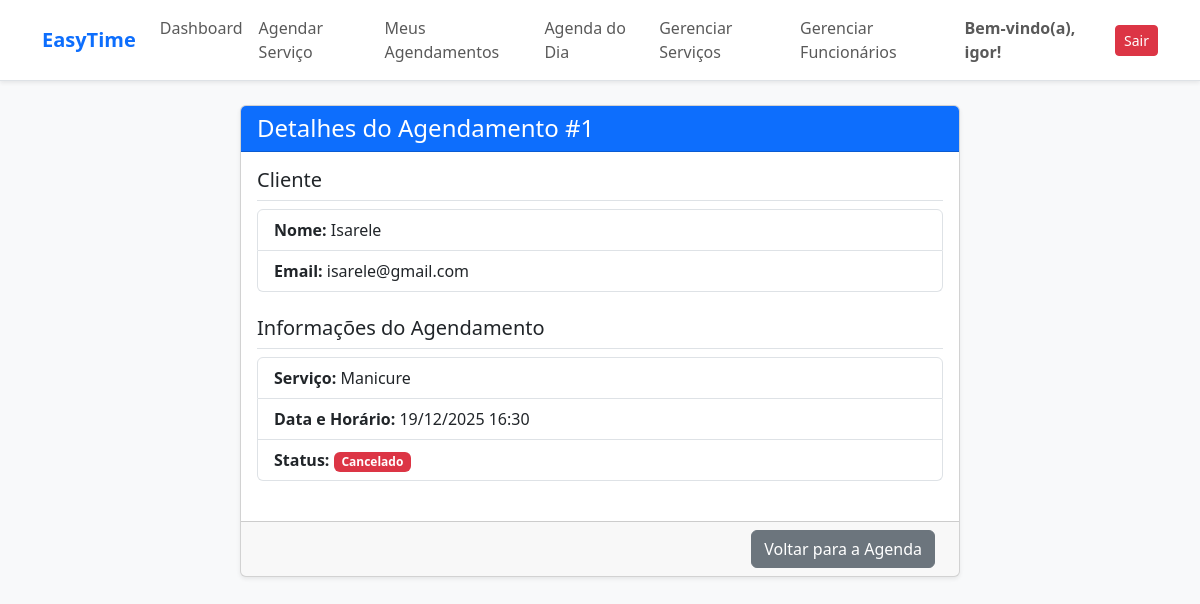
Page /agendamentos/detalhes/1/ (signed in) on the earlier database version.
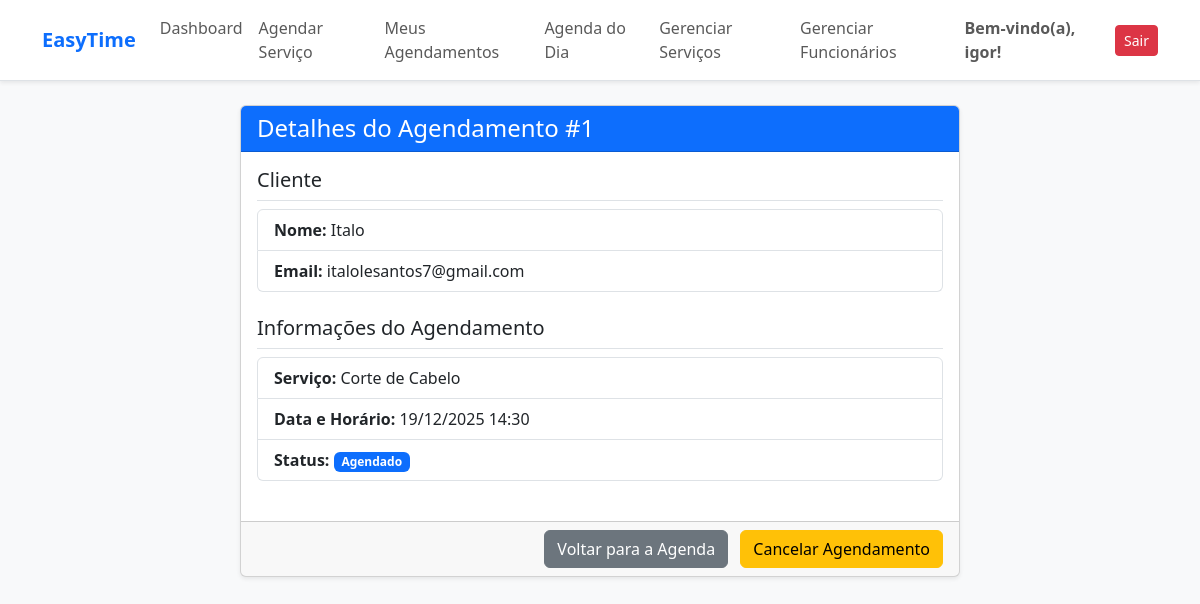
Same page on the later database version.
### usuarios/models.py (models this page shows, shortened)
class CustomUser(AbstractUser):
    TIPO_CHOICES = (
        ('cliente', 'Cliente'),
        ('profissional', 'Profissional'),
    )
    tipo = models.CharField(max_length=15, choices=TIPO_CHOICES, default='cliente')

### agendamentos/models.py (models this page shows, shortened)
class Agendamento(models.Model):
    STATUS_CHOICES = [
        ('AG', 'Agendado'),
        ('PE', 'Pendente'),
        ('CA', 'Cancelado'),
        ('RE', 'Realizado'),
    ]
    usuario = models.ForeignKey(settings.AUTH_USER_MODEL, on_delete=models.CASCADE, related_name='agendamentos', null=True)
    servico = models.ForeignKey(Servico, on_delete=models.PROTECT)
    funcionario = models.ForeignKey(Funcionario, on_delete=models.PROTECT, null=True, blank=True)
    data_horario = models.DateTimeField()
    status = models.CharField(
        max_length=2,
        choices=STATUS_CHOICES,
        default='PE'
    )
    observacoes = models.TextField(blank=True)
    created_at = models.DateTimeField(auto_now_add=True)
    updated_at = models.DateTimeField(auto_now=True)
    class Meta:
        ordering = ['data_horario']

### servicos/models.py (models this page shows, shortened)
class Servico(models.Model):
    nome = models.CharField(max_length=100)
    descricao = models.TextField(blank=True, null=True)
    preco = models.DecimalField(max_digits=6, decimal_places=2)
    duracao = models.IntegerField(help_text="Duração do serviço em minutos.")
    class Meta:
        verbose_name = "Serviço"
        verbose_name_plural = "Serviços"

### agendamentos/views.py (the view)
# urls.py: path('detalhes/<int:pk>/', views.detalhar_agendamento, name='detalhes'),
@login_required
def detalhar_agendamento(request, pk):
    agendamento = get_object_or_404(Agendamento, pk=pk)
    if not can_view_agendamento(request.user, agendamento):
        messages.error(request, "Você não tem permissão para visualizar este agendamento.")
        return redirect('painel:dashboard')
    context = {
        'agendamento': agendamento
    }
    return render(request, 'agendamentos/detalhar_agendamento.html', context)

### agendamentos/views.py (called while the page is built, shortened)
def can_view_agendamento(user, agendamento):
    if user.is_staff:
        return True

### agendamentos/templates/agendamentos/detalhar_agendamento.html (shortened to what this page needs)
{% extends 'painel/base.html' %}
{% load static %}
{% block content %}
<div class="container mt-4">
    <div class="row">
        <div class="col-md-8 offset-md-2">
            <div class="card shadow-sm">
                <div class="card-header bg-primary text-white">
                    <h4 class="mb-0">Detalhes do Agendamento #{{ agendamento.pk }}</h4>
                </div>
                <div class="card-body">
                    <h5 class="mt-0 border-bottom pb-2">Cliente</h5>
                    <ul class="list-group mb-4">
                        <li class="list-group-item"><strong>Nome:</strong> {{ agendamento.usuario.get_full_name|default:agendamento.usuario.username }}</li>
                        <li class="list-group-item"><strong>Email:</strong> {{ agendamento.usuario.email }}</li>
                        </ul>
                    <h5 class="border-bottom pb-2">Informações do Agendamento</h5>
                    <ul class="list-group mb-4">
                        <li class="list-group-item"><strong>Serviço:</strong> {{ agendamento.servico.nome }}</li>
                        <li class="list-group-item"><strong>Data e Horário:</strong> {{ agendamento.data_horario|date:"d/m/Y H:i" }}</li>
                        <li class="list-group-item">
                            <strong>Status:</strong>
                            {% if agendamento.status == 'AG' %}
                                <span class="badge bg-primary">{{ agendamento.get_status_display }}</span>
                            {% elif agendamento.status == 'PE' %}
                                <span class="badge bg-warning text-dark">{{ agendamento.get_status_display }}</span>
                            {% elif agendamento.status == 'RE' %}
                                <span class="badge bg-success">{{ agendamento.get_status_display }}</span>
                            {% elif agendamento.status == 'CA' %}
                                <span class="badge bg-danger">{{ agendamento.get_status_display }}</span>
                            {% else %}
                                <span class="badge bg-secondary">{{ agendamento.get_status_display }}</span>
                            {% endif %}
                        </li>
                    </ul>
                </div>
                <div class="card-footer text-end">
                    <a href="{% url 'agendamentos:agenda' %}?data={{ agendamento.data_horario|date:'Y-m-d' }}" class="btn btn-secondary me-2">Voltar para a Agenda</a>
                    {% if agendamento.status != 'CA' and agendamento.status != 'RE' and request.user.is_staff or request.user.tipo == 'funcionario' %}
                        <a href="{% url 'agendamentos:cancelar' agendamento.pk %}" class="btn btn-warning" onclick="return confirm('Tem certeza que deseja cancelar este agendamento?')">Cancelar Agendamento</a>
                    {% endif %}
                </div>
            </div>
        </div>
    </div>
</div>
{% endblock %}

### painel/templates/painel/base.html (shortened to what this page needs)
{% load static %}
<!DOCTYPE html>
<html lang="pt-br">
<head>
    <link href="https://cdn.jsdelivr.net/npm/bootstrap@5.3.0/dist/css/bootstrap.min.css" rel="stylesheet">
    <link rel="stylesheet" href="https://cdnjs.cloudflare.com/ajax/libs/font-awesome/6.0.0-beta3/css/all.min.css">
</head>
<body>
    <nav class="navbar navbar-expand-lg navbar-light shadow-sm">
        <div class="container-fluid container">
            <a class="navbar-brand fw-bold text-primary" href="{% url 'painel:dashboard' %}">EasyTime</a>
            <div class="collapse navbar-collapse" id="navbarNav">
                <ul class="navbar-nav me-auto mb-2 mb-lg-0">
                    <li class="nav-item"><a class="nav-link" href="{% url 'painel:dashboard' %}">Dashboard</a></li>
                    {% if request.user.tipo == 'cliente' %}
                        <li class="nav-item"><a class="nav-link" href="{% url 'agendamentos:criar_agendamento' %}">Agendar Serviço</a></li>
                        <li class="nav-item"><a class="nav-link" href="{% url 'agendamentos:listar' %}">Meus Agendamentos</a></li>
                    {% endif %}
                    {% if request.user.tipo == 'funcionario' or request.user.is_staff %}
                        <li class="nav-item"><a class="nav-link" href="{% url 'agendamentos:agenda' %}">Agenda do Dia</a></li>
                        {% if request.user.is_staff %}
                            <li class="nav-item"><a class="nav-link" href="{% url 'servicos:listar' %}">Gerenciar Serviços</a></li>
                            <li class="nav-item"><a class="nav-link" href="{% url 'funcionarios:listar' %}">Gerenciar Funcionários</a></li>
                        {% endif %}
                    {% endif %}
                </ul>
                <div class="d-flex align-items-center">
                    <span class="navbar-text me-3 fw-bold">
                        Bem-vindo(a), {{ request.user.first_name|default:request.user.username }}!
                    </span>
                    <form method="post" action="{% url 'usuarios:logout' %}" style="display: inline;">
                        <button type="submit" class="btn btn-danger btn-sm">Sair</button>
                    </form>
                </div>
            </div>
        </div>
    </nav>
    <div class="container mt-4">
        {% block content %}
        {% endblock %}
    </div>
</body>
</html>

### painel/templates/painel/base.html (style rules this page uses)
body { background-color: #f8f9fa; }
.navbar { background-color: #ffffff; border-bottom: 1px solid #dee2e6; }

Differences in the rows shown:
changed Agendamento id 1: usuario.get_full_name "Isarele" → "Italo"; usuario.email "isarele@gmail.com" → "italolesantos7@gmail.com"; servico.nome "Manicure" → "Corte de Cabelo"; data_horario "19/12/2025 16:30" → "19/12/2025 14:30"; status "Cancelado" → "Agendado"
Other differences:
text now shown: "Cancelar Agendamento"
